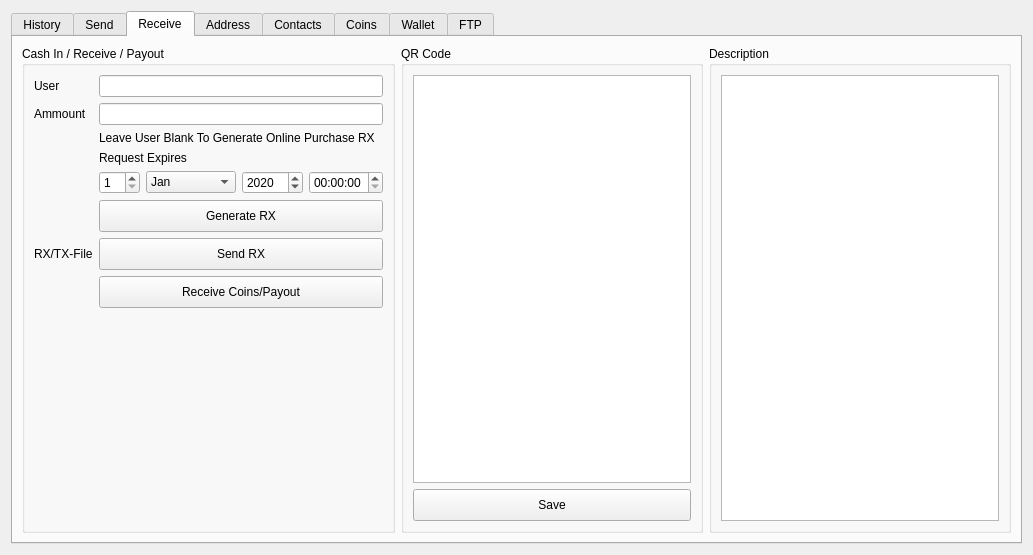
<?xml version="1.0" encoding="UTF-8"?>
<ui version="4.0">
 <class>FormWallet</class>
 <widget class="QWidget" name="FormWallet">
  <property name="geometry">
   <rect>
    <x>0</x>
    <y>0</y>
    <width>1033</width>
    <height>555</height>
   </rect>
  </property>
  <property name="windowTitle">
   <string>Form</string>
  </property>
  <layout class="QVBoxLayout" name="verticalLayout">
   <item>
    <widget class="QTabWidget" name="tabWidget">
     <property name="currentIndex">
      <number>2</number>
     </property>
     <widget class="QWidget" name="tab_History">
      <attribute name="title">
       <string>History</string>
      </attribute>
      <layout class="QVBoxLayout" name="verticalLayout_2">
       <item>
        <widget class="QGroupBox" name="groupBox_10">
         <property name="title">
          <string>Coin Status and Transactions</string>
         </property>
         <layout class="QHBoxLayout" name="horizontalLayout_4">
          <item>
           <widget class="QLabel" name="status_11">
            <property name="text">
             <string>Status</string>
            </property>
           </widget>
          </item>
          <item>
           <widget class="QLineEdit" name="hist_txt_status">
            <property name="text">
             <string>Online / Offline Storage</string>
            </property>
           </widget>
          </item>
          <item>
           <widget class="QLabel" name="label_12">
            <property name="text">
             <string>Maturing Progress</string>
            </property>
           </widget>
          </item>
          <item>
           <widget class="QProgressBar" name="hist_pg_mature">
            <property name="value">
             <number>0</number>
            </property>
           </widget>
          </item>
          <item>
           <widget class="QLabel" name="label_13">
            <property name="text">
             <string>Avalability</string>
            </property>
           </widget>
          </item>
          <item>
           <widget class="QProgressBar" name="hist_pg_avalability">
            <property name="value">
             <number>0</number>
            </property>
           </widget>
          </item>
          <item>
           <widget class="QPushButton" name="hist_btn_Check">
            <property name="minimumSize">
             <size>
              <width>0</width>
              <height>32</height>
             </size>
            </property>
            <property name="text">
             <string>Check</string>
            </property>
           </widget>
          </item>
          <item>
           <widget class="QPushButton" name="hist_btn_Update">
            <property name="minimumSize">
             <size>
              <width>100</width>
              <height>32</height>
             </size>
            </property>
            <property name="maximumSize">
             <size>
              <width>16777215</width>
              <height>16777215</height>
             </size>
            </property>
            <property name="text">
             <string>Update Verify</string>
            </property>
           </widget>
          </item>
         </layout>
        </widget>
       </item>
       <item>
        <widget class="QTableWidget" name="hist_HistoryList">
         <property name="styleSheet">
          <string notr="true"/>
         </property>
         <column>
          <property name="text">
           <string>Date</string>
          </property>
         </column>
         <column>
          <property name="text">
           <string>Rx/tx</string>
          </property>
         </column>
         <column>
          <property name="text">
           <string>ID</string>
          </property>
         </column>
         <column>
          <property name="text">
           <string>Ammount</string>
          </property>
         </column>
         <column>
          <property name="text">
           <string>ContactName</string>
          </property>
         </column>
        </widget>
       </item>
      </layout>
     </widget>
     <widget class="QWidget" name="tab_Send">
      <attribute name="title">
       <string>Send</string>
      </attribute>
      <layout class="QHBoxLayout" name="horizontalLayout">
       <item>
        <widget class="QGroupBox" name="groupBox_3">
         <property name="title">
          <string>Send Coin</string>
         </property>
         <layout class="QGridLayout" name="gridLayout_7">
          <item row="0" column="1">
           <widget class="QLabel" name="label_35">
            <property name="text">
             <string>candidates/votes use the uer field</string>
            </property>
           </widget>
          </item>
          <item row="8" column="1">
           <widget class="QPushButton" name="snd_btn_SendCoins">
            <property name="minimumSize">
             <size>
              <width>0</width>
              <height>32</height>
             </size>
            </property>
            <property name="text">
             <string>Give Coins</string>
            </property>
           </widget>
          </item>
          <item row="3" column="0">
           <widget class="QLabel" name="label_23">
            <property name="text">
             <string>Ammount</string>
            </property>
           </widget>
          </item>
          <item row="9" column="1">
           <spacer name="verticalSpacer_2">
            <property name="orientation">
             <enum>Qt::Vertical</enum>
            </property>
            <property name="sizeHint" stdset="0">
             <size>
              <width>20</width>
              <height>40</height>
             </size>
            </property>
           </spacer>
          </item>
          <item row="2" column="1">
           <widget class="QLineEdit" name="snd_txt_fromUserID">
            <property name="enabled">
             <bool>false</bool>
            </property>
            <property name="readOnly">
             <bool>false</bool>
            </property>
           </widget>
          </item>
          <item row="7" column="1">
           <widget class="QPushButton" name="snd_btn_GenerateTX">
            <property name="minimumSize">
             <size>
              <width>0</width>
              <height>32</height>
             </size>
            </property>
            <property name="text">
             <string>Generate TX file</string>
            </property>
           </widget>
          </item>
          <item row="6" column="0">
           <widget class="QLabel" name="label_33">
            <property name="text">
             <string>to User</string>
            </property>
           </widget>
          </item>
          <item row="2" column="0">
           <widget class="QLabel" name="label_24">
            <property name="text">
             <string>User ID</string>
            </property>
           </widget>
          </item>
          <item row="3" column="1">
           <widget class="QLineEdit" name="snd_txt_fromAmount"/>
          </item>
          <item row="4" column="1">
           <widget class="QLabel" name="label_34">
            <property name="text">
             <string>if blank goes comes from rcoins for admin</string>
            </property>
           </widget>
          </item>
          <item row="6" column="1">
           <widget class="QLineEdit" name="snd_txt_toUserID">
            <property name="text">
             <string/>
            </property>
           </widget>
          </item>
         </layout>
        </widget>
       </item>
       <item>
        <widget class="QGroupBox" name="groupBox_9">
         <property name="title">
          <string>QrCode</string>
         </property>
         <layout class="QGridLayout" name="gridLayout_20">
          <item row="0" column="0">
           <widget class="QGraphicsView" name="snd_QRView"/>
          </item>
          <item row="1" column="0">
           <widget class="QPushButton" name="snd_btn_QRSave">
            <property name="minimumSize">
             <size>
              <width>0</width>
              <height>32</height>
             </size>
            </property>
            <property name="text">
             <string>Save</string>
            </property>
           </widget>
          </item>
         </layout>
        </widget>
       </item>
      </layout>
     </widget>
     <widget class="QWidget" name="tab_Receive">
      <attribute name="title">
       <string>Receive</string>
      </attribute>
      <layout class="QHBoxLayout" name="horizontalLayout_2">
       <item>
        <widget class="QGroupBox" name="groupBox_5">
         <property name="title">
          <string>Cash In / Receive / Payout</string>
         </property>
         <layout class="QGridLayout" name="gridLayout_11">
          <item row="6" column="1">
           <widget class="QPushButton" name="rcv_btn_SendRX">
            <property name="minimumSize">
             <size>
              <width>0</width>
              <height>32</height>
             </size>
            </property>
            <property name="text">
             <string>Send RX</string>
            </property>
           </widget>
          </item>
          <item row="4" column="1">
           <layout class="QHBoxLayout" name="horizontalLayout_9">
            <item>
             <widget class="QSpinBox" name="rcv_spDay">
              <property name="minimum">
               <number>1</number>
              </property>
             </widget>
            </item>
            <item>
             <widget class="QComboBox" name="rcv_spMonth">
              <item>
               <property name="text">
                <string>Jan</string>
               </property>
              </item>
              <item>
               <property name="text">
                <string>Feb</string>
               </property>
              </item>
              <item>
               <property name="text">
                <string>Mar</string>
               </property>
              </item>
              <item>
               <property name="text">
                <string>April</string>
               </property>
              </item>
              <item>
               <property name="text">
                <string>May</string>
               </property>
              </item>
              <item>
               <property name="text">
                <string>June</string>
               </property>
              </item>
              <item>
               <property name="text">
                <string>July</string>
               </property>
              </item>
              <item>
               <property name="text">
                <string>Aug</string>
               </property>
              </item>
              <item>
               <property name="text">
                <string>September</string>
               </property>
              </item>
              <item>
               <property name="text">
                <string>October</string>
               </property>
              </item>
              <item>
               <property name="text">
                <string>November</string>
               </property>
              </item>
             </widget>
            </item>
            <item>
             <widget class="QSpinBox" name="rcv_spYear">
              <property name="maximum">
               <number>15000</number>
              </property>
              <property name="value">
               <number>2020</number>
              </property>
             </widget>
            </item>
            <item>
             <widget class="QTimeEdit" name="rcv_spTime"/>
            </item>
           </layout>
          </item>
          <item row="1" column="0">
           <widget class="QLabel" name="label_26">
            <property name="text">
             <string>Ammount</string>
            </property>
           </widget>
          </item>
          <item row="0" column="1">
           <widget class="QLineEdit" name="rcv_txt_fromUserID">
            <property name="enabled">
             <bool>true</bool>
            </property>
           </widget>
          </item>
          <item row="1" column="1">
           <widget class="QLineEdit" name="rcv_txt_fromAmount"/>
          </item>
          <item row="6" column="0">
           <widget class="QLabel" name="label_27">
            <property name="text">
             <string>RX/TX-File</string>
            </property>
           </widget>
          </item>
          <item row="2" column="1">
           <widget class="QLabel" name="label_6">
            <property name="text">
             <string>Leave User Blank To Generate Online Purchase RX</string>
            </property>
           </widget>
          </item>
          <item row="0" column="0">
           <widget class="QLabel" name="label_25">
            <property name="text">
             <string>User</string>
            </property>
           </widget>
          </item>
          <item row="7" column="1">
           <widget class="QPushButton" name="rcv_btn_ReceiveCoins">
            <property name="minimumSize">
             <size>
              <width>0</width>
              <height>32</height>
             </size>
            </property>
            <property name="text">
             <string>Receive Coins/Payout</string>
            </property>
           </widget>
          </item>
          <item row="3" column="1">
           <widget class="QLabel" name="label_3">
            <property name="text">
             <string>Request Expires</string>
            </property>
           </widget>
          </item>
          <item row="5" column="1">
           <widget class="QPushButton" name="rcv_btn_GenerateRX">
            <property name="minimumSize">
             <size>
              <width>0</width>
              <height>32</height>
             </size>
            </property>
            <property name="text">
             <string>Generate RX</string>
            </property>
           </widget>
          </item>
          <item row="8" column="1">
           <spacer name="verticalSpacer">
            <property name="orientation">
             <enum>Qt::Vertical</enum>
            </property>
            <property name="sizeHint" stdset="0">
             <size>
              <width>20</width>
              <height>40</height>
             </size>
            </property>
           </spacer>
          </item>
         </layout>
        </widget>
       </item>
       <item>
        <widget class="QGroupBox" name="groupBox_7">
         <property name="title">
          <string>QR Code</string>
         </property>
         <layout class="QGridLayout" name="gridLayout_18">
          <item row="0" column="0">
           <widget class="QGraphicsView" name="rcv_QRView"/>
          </item>
          <item row="1" column="0">
           <widget class="QPushButton" name="rcv_btn_Save">
            <property name="minimumSize">
             <size>
              <width>0</width>
              <height>32</height>
             </size>
            </property>
            <property name="text">
             <string>Save</string>
            </property>
           </widget>
          </item>
         </layout>
        </widget>
       </item>
       <item>
        <widget class="QGroupBox" name="groupBox_8">
         <property name="title">
          <string>Description</string>
         </property>
         <layout class="QGridLayout" name="gridLayout_19">
          <item row="0" column="0">
           <widget class="QPlainTextEdit" name="rcv_txt_Detail"/>
          </item>
         </layout>
        </widget>
       </item>
      </layout>
     </widget>
     <widget class="QWidget" name="tab_Address">
      <attribute name="title">
       <string>Address</string>
      </attribute>
      <layout class="QVBoxLayout" name="verticalLayout_4">
       <item>
        <widget class="QTableWidget" name="adrs_Table">
         <property name="styleSheet">
          <string notr="true"/>
         </property>
         <column>
          <property name="text">
           <string>Address</string>
          </property>
         </column>
         <column>
          <property name="text">
           <string>Ammount</string>
          </property>
         </column>
         <column>
          <property name="text">
           <string>Class</string>
          </property>
         </column>
         <column>
          <property name="text">
           <string>Date</string>
          </property>
         </column>
        </widget>
       </item>
       <item>
        <widget class="QGroupBox" name="groupBox_6">
         <property name="title">
          <string>Addresses</string>
         </property>
         <layout class="QVBoxLayout" name="verticalLayout_3">
          <item>
           <layout class="QHBoxLayout" name="horizontalLayout_3">
            <item>
             <widget class="QLineEdit" name="adrs_txt_User"/>
            </item>
            <item>
             <widget class="QPushButton" name="adrs_btn_Search">
              <property name="minimumSize">
               <size>
                <width>0</width>
                <height>32</height>
               </size>
              </property>
              <property name="text">
               <string>Search</string>
              </property>
             </widget>
            </item>
            <item>
             <widget class="QPushButton" name="adrs_btn_Add">
              <property name="minimumSize">
               <size>
                <width>0</width>
                <height>32</height>
               </size>
              </property>
              <property name="text">
               <string>Add</string>
              </property>
             </widget>
            </item>
            <item>
             <widget class="QPushButton" name="adrs_btn_Remove">
              <property name="minimumSize">
               <size>
                <width>0</width>
                <height>32</height>
               </size>
              </property>
              <property name="text">
               <string>Remove</string>
              </property>
             </widget>
            </item>
           </layout>
          </item>
          <item>
           <widget class="QTreeView" name="adrs_List"/>
          </item>
         </layout>
        </widget>
       </item>
      </layout>
     </widget>
     <widget class="QWidget" name="tab_Contacts">
      <attribute name="title">
       <string>Contacts</string>
      </attribute>
      <layout class="QVBoxLayout" name="verticalLayout_5">
       <item>
        <widget class="QTableWidget" name="cts_Table">
         <property name="styleSheet">
          <string notr="true"/>
         </property>
         <column>
          <property name="text">
           <string>Email</string>
          </property>
         </column>
         <column>
          <property name="text">
           <string>Name</string>
          </property>
         </column>
         <column>
          <property name="text">
           <string>class</string>
          </property>
         </column>
         <column>
          <property name="text">
           <string>Date</string>
          </property>
         </column>
         <column>
          <property name="text">
           <string>Address</string>
          </property>
         </column>
        </widget>
       </item>
       <item>
        <widget class="QGroupBox" name="groupBox_18">
         <property name="title">
          <string>Contact Manage</string>
         </property>
         <layout class="QGridLayout" name="gridLayout_29">
          <item row="1" column="0">
           <widget class="QPushButton" name="ctx_btn_Add">
            <property name="minimumSize">
             <size>
              <width>0</width>
              <height>32</height>
             </size>
            </property>
            <property name="text">
             <string>Add</string>
            </property>
           </widget>
          </item>
          <item row="1" column="1">
           <widget class="QPushButton" name="ctx_btn_Remove">
            <property name="minimumSize">
             <size>
              <width>0</width>
              <height>32</height>
             </size>
            </property>
            <property name="text">
             <string>Remove</string>
            </property>
           </widget>
          </item>
          <item row="0" column="0">
           <widget class="QLineEdit" name="ctx_txt_User"/>
          </item>
          <item row="0" column="1">
           <widget class="QPushButton" name="ctx_btn_Search">
            <property name="minimumSize">
             <size>
              <width>0</width>
              <height>32</height>
             </size>
            </property>
            <property name="text">
             <string>Search</string>
            </property>
           </widget>
          </item>
         </layout>
        </widget>
       </item>
      </layout>
     </widget>
     <widget class="QWidget" name="tab_Coins">
      <attribute name="title">
       <string>Coins</string>
      </attribute>
      <layout class="QVBoxLayout" name="verticalLayout_6">
       <item>
        <layout class="QHBoxLayout" name="horizontalLayout_5">
         <item>
          <widget class="QLabel" name="label_2">
           <property name="text">
            <string>Balance</string>
           </property>
          </widget>
         </item>
         <item>
          <widget class="QLineEdit" name="lineEdit"/>
         </item>
         <item>
          <widget class="QPushButton" name="cns_Search">
           <property name="text">
            <string>Search</string>
           </property>
          </widget>
         </item>
         <item>
          <widget class="QPushButton" name="cns_Refresh">
           <property name="text">
            <string>Refresh</string>
           </property>
          </widget>
         </item>
        </layout>
       </item>
       <item>
        <widget class="QTableWidget" name="cns_Table">
         <property name="styleSheet">
          <string notr="true"/>
         </property>
         <column>
          <property name="text">
           <string>CoinAddress</string>
          </property>
         </column>
         <column>
          <property name="text">
           <string>owner</string>
          </property>
         </column>
         <column>
          <property name="text">
           <string>Class</string>
          </property>
         </column>
         <column>
          <property name="text">
           <string>Date</string>
          </property>
         </column>
        </widget>
       </item>
      </layout>
     </widget>
     <widget class="QWidget" name="tab_Settings">
      <attribute name="title">
       <string>Wallet</string>
      </attribute>
      <layout class="QVBoxLayout" name="verticalLayout_7">
       <item>
        <widget class="QGroupBox" name="groupBox_12">
         <property name="title">
          <string>Wallet</string>
         </property>
         <layout class="QGridLayout" name="gridLayout_31">
          <property name="verticalSpacing">
           <number>12</number>
          </property>
          <item row="2" column="0">
           <widget class="QLabel" name="label_2835">
            <property name="text">
             <string>Password:</string>
            </property>
           </widget>
          </item>
          <item row="4" column="0">
           <widget class="QLabel" name="label_40">
            <property name="text">
             <string>Extra:</string>
            </property>
           </widget>
          </item>
          <item row="0" column="1">
           <widget class="QLineEdit" name="sts_txt_UserID">
            <property name="enabled">
             <bool>true</bool>
            </property>
            <property name="text">
             <string/>
            </property>
           </widget>
          </item>
          <item row="3" column="1">
           <widget class="QLineEdit" name="sts_txt_Phone">
            <property name="text">
             <string/>
            </property>
           </widget>
          </item>
          <item row="0" column="2">
           <widget class="QLabel" name="label_41">
            <property name="text">
             <string>encrypted address copied to clipboard</string>
            </property>
           </widget>
          </item>
          <item row="1" column="1">
           <widget class="QLineEdit" name="sts_txt_Name">
            <property name="text">
             <string/>
            </property>
           </widget>
          </item>
          <item row="3" column="0">
           <widget class="QLabel" name="label_344">
            <property name="text">
             <string>Phone:</string>
            </property>
           </widget>
          </item>
          <item row="4" column="2">
           <widget class="QLabel" name="label_43">
            <property name="text">
             <string>Extra Info</string>
            </property>
           </widget>
          </item>
          <item row="3" column="2">
           <widget class="QLabel" name="label_44">
            <property name="text">
             <string>optional incase of lost password</string>
            </property>
           </widget>
          </item>
          <item row="2" column="1">
           <widget class="QLineEdit" name="sts_txt_Password">
            <property name="text">
             <string/>
            </property>
           </widget>
          </item>
          <item row="4" column="1">
           <widget class="QLineEdit" name="sts_txt_Extra">
            <property name="text">
             <string/>
            </property>
           </widget>
          </item>
          <item row="2" column="2">
           <widget class="QLabel" name="label_46">
            <property name="text">
             <string>optional - random will be generated if blank</string>
            </property>
           </widget>
          </item>
          <item row="0" column="0">
           <widget class="QLabel" name="label_7">
            <property name="text">
             <string>UserID:</string>
            </property>
            <property name="scaledContents">
             <bool>true</bool>
            </property>
           </widget>
          </item>
          <item row="1" column="0">
           <widget class="QLabel" name="label_395">
            <property name="text">
             <string>Name:</string>
            </property>
            <property name="scaledContents">
             <bool>true</bool>
            </property>
           </widget>
          </item>
          <item row="1" column="2">
           <widget class="QLabel" name="label_47">
            <property name="text">
             <string>used incase of lost password</string>
            </property>
           </widget>
          </item>
          <item row="5" column="1">
           <spacer name="verticalSpacer_3">
            <property name="orientation">
             <enum>Qt::Vertical</enum>
            </property>
            <property name="sizeHint" stdset="0">
             <size>
              <width>20</width>
              <height>40</height>
             </size>
            </property>
           </spacer>
          </item>
         </layout>
        </widget>
       </item>
       <item>
        <widget class="QPushButton" name="sts_btn_Create">
         <property name="minimumSize">
          <size>
           <width>0</width>
           <height>32</height>
          </size>
         </property>
         <property name="text">
          <string>CreateWallet Open wallet</string>
         </property>
        </widget>
       </item>
      </layout>
     </widget>
     <widget class="QWidget" name="tab_FTP">
      <attribute name="title">
       <string>FTP</string>
      </attribute>
      <widget class="QGroupBox" name="grp_FTPClient">
       <property name="geometry">
        <rect>
         <x>20</x>
         <y>20</y>
         <width>371</width>
         <height>221</height>
        </rect>
       </property>
       <property name="title">
        <string>FTP Server</string>
       </property>
       <layout class="QVBoxLayout" name="verticalLayout_8">
        <item>
         <layout class="QFormLayout" name="formLayout">
          <item row="0" column="0">
           <widget class="QLabel" name="label_4">
            <property name="text">
             <string>Server Address:</string>
            </property>
           </widget>
          </item>
          <item row="0" column="1">
           <widget class="QLineEdit" name="txt_ftp_host"/>
          </item>
          <item row="1" column="0">
           <widget class="QLabel" name="label_5">
            <property name="text">
             <string>Port:</string>
            </property>
           </widget>
          </item>
          <item row="1" column="1">
           <widget class="QLineEdit" name="txt_ftp_port"/>
          </item>
          <item row="2" column="0">
           <widget class="QLabel" name="label_8">
            <property name="text">
             <string>User name</string>
            </property>
           </widget>
          </item>
          <item row="2" column="1">
           <widget class="QLineEdit" name="txt_ftp_username"/>
          </item>
          <item row="3" column="0">
           <widget class="QLabel" name="label_9">
            <property name="text">
             <string>Password:</string>
            </property>
           </widget>
          </item>
          <item row="3" column="1">
           <widget class="QLineEdit" name="txt_ftp_password"/>
          </item>
         </layout>
        </item>
        <item>
         <layout class="QHBoxLayout" name="horizontalLayout_6">
          <item>
           <spacer name="horizontalSpacer_3">
            <property name="orientation">
             <enum>Qt::Horizontal</enum>
            </property>
            <property name="sizeHint" stdset="0">
             <size>
              <width>40</width>
              <height>20</height>
             </size>
            </property>
           </spacer>
          </item>
          <item>
           <widget class="QPushButton" name="btn_FTPUpdate">
            <property name="minimumSize">
             <size>
              <width>0</width>
              <height>32</height>
             </size>
            </property>
            <property name="text">
             <string>Update</string>
            </property>
           </widget>
          </item>
         </layout>
        </item>
       </layout>
      </widget>
     </widget>
    </widget>
   </item>
  </layout>
 </widget>
 <resources/>
 <connections/>
</ui>
